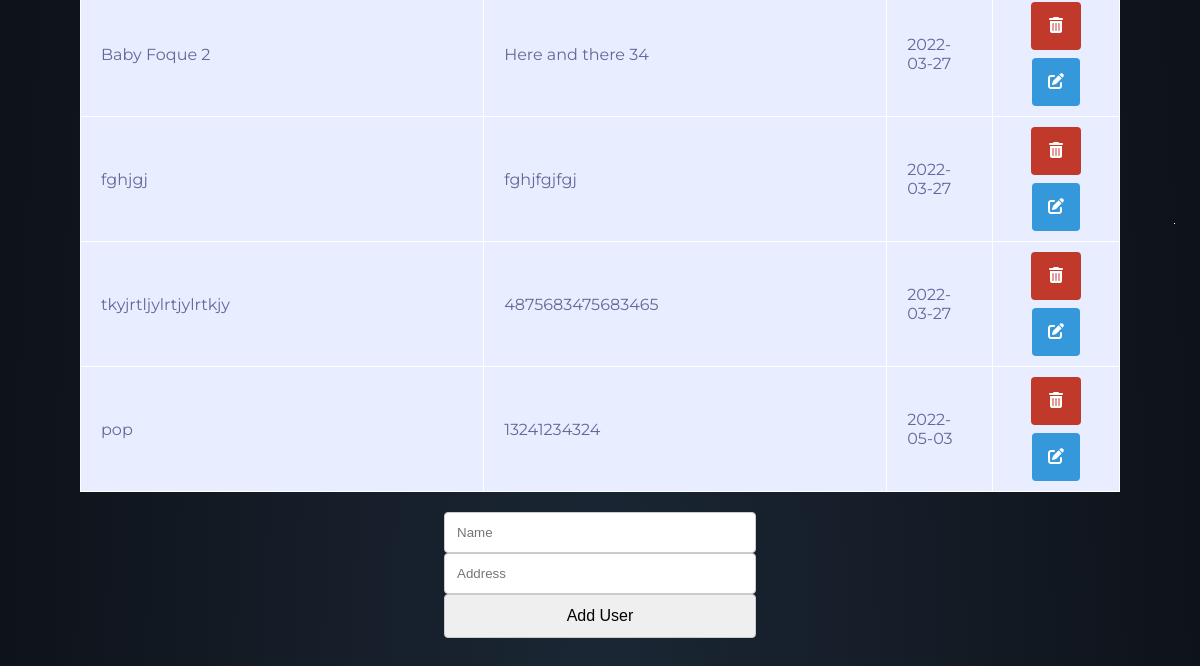
The page /admin/ (lower part) on the database as committed earlier.
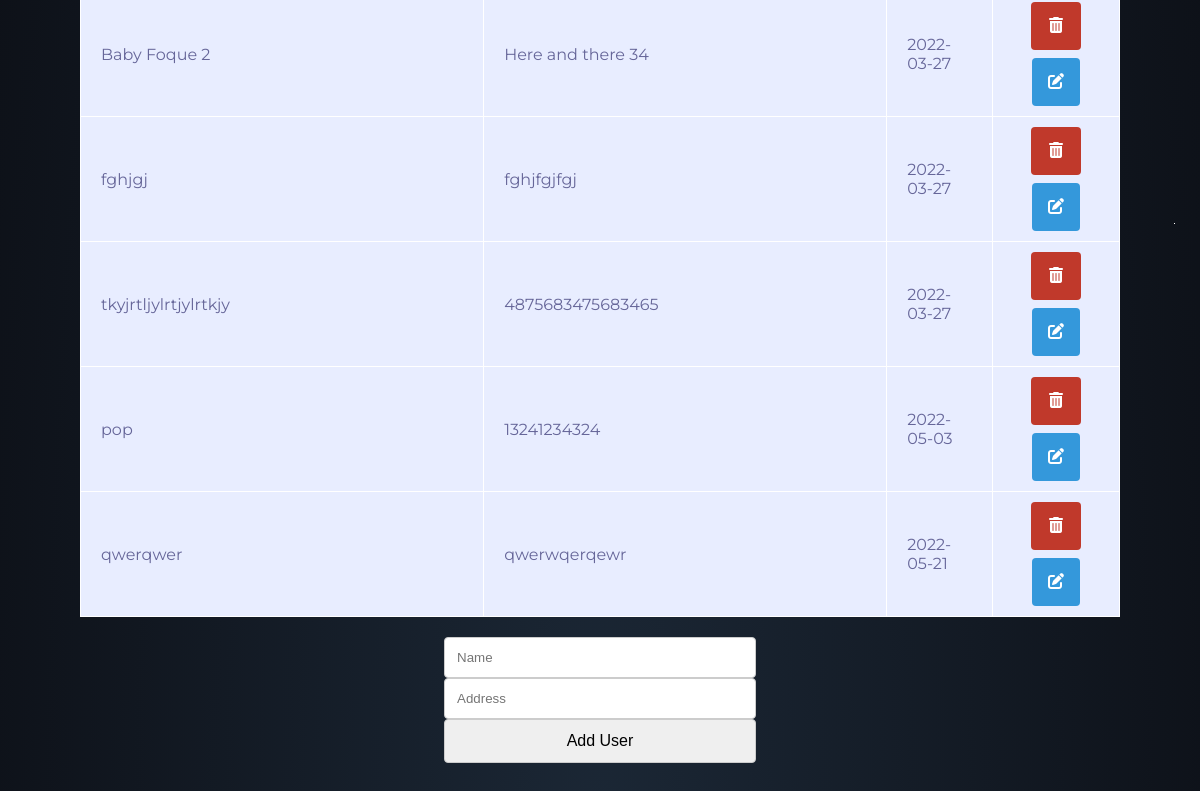
The same page on the database as committed later.
### sql/models.py (models this page shows)
class User(Base):
    __tablename__ = 'user'
    id = Column(Integer, primary_key=True, index=True)
    name = Column(String(70))
    address = Column(String(100))
    face_encodings = relationship('FaceEncoding')
    created_at = Column(DateTime, default=datetime.utcnow())

### resources/resource_admin.py (the view)
@router_admin.get('/admin/', response_class=HTMLResponse)
def view_page(request: Request, db: Session = Depends(get_db)):
    users = crud.get_users(db)
    return templates.TemplateResponse('admin.html', {'request': request, 'users': users})

### templates/admin.html (shortened to what this page needs)
{% extends "base.html" %}
{% block body %}
<div class="content">
    {% if users|length < 1 %}
    <h4 style="text-align: center">There is no users yet.</h4>
    {% else %}
    <table>
        {% for user in users %}
        <tr>
            <td class="name_address">{{ user.name }}</td>
            <td class="name_address">{{ user.address }}</td>
            <td class="acion_date">{{ user.created_at.date() }}</td>
            <td class="action_date">
                <a href="/admin/users/delete/{{ user.id }}" class="button primary delete"><i
                        class="fa-solid fa-trash-can"></i></a>
                <a class="button primary edit"><i class="fa-solid fa-pen-to-square"></i></a>
            </td>
        </tr>
        {% endfor %}
    </table>
    {% endif %}
    <div class="form-temp">
        <form action="/admin/submit_form/" method="POST">
            <input type="text" name="name" id="name" placeholder="Name">
            <input type="text" name="address" id="address" placeholder="Address">
            <input type="submit" value="Add User">
        </form>
    </div>
</div>
{% endblock %}

Rows that differ between the two databases and show on the page:
added User: name "qwerqwer", address "qwerwqerqewr", created_at "2022-05-21"
